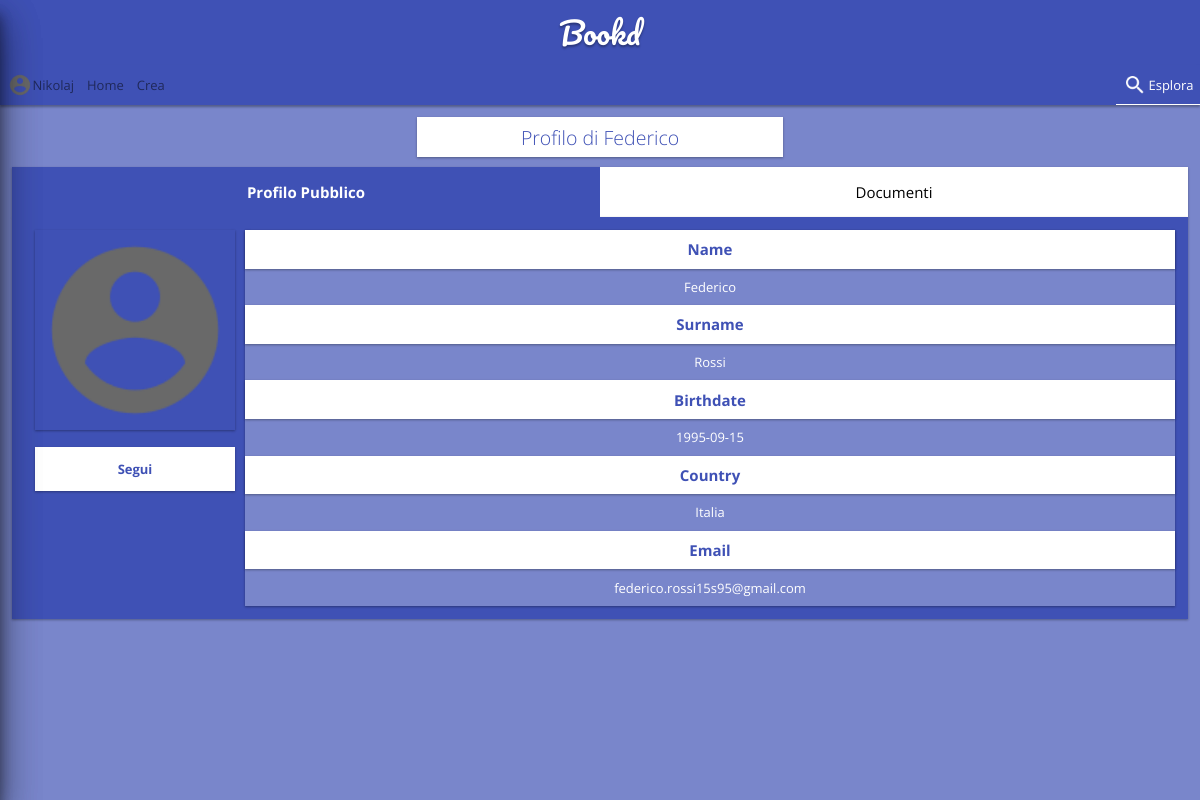
The page /profile.php?id=8 (signed in) on the database its author committed.
### tables this page shows
CREATE TABLE `user` (
  `id` int(11) NOT NULL AUTO_INCREMENT,
  `username` varchar(45) NOT NULL,
  `password` varchar(255) NOT NULL,
  `email` varchar(80) NOT NULL,
  `name` varchar(45) DEFAULT NULL,
  `surname` varchar(45) DEFAULT NULL,
  `birthdate` date DEFAULT NULL,
  `country` varchar(45) DEFAULT NULL,
  `credits` float NOT NULL DEFAULT '0',
  `picture` varchar(255) NOT NULL DEFAULT './img/default.png',
  `role` varchar(45) NOT NULL DEFAULT 'user',
  PRIMARY KEY (`id`),
  UNIQUE KEY `username_UNIQUE` (`username`),
  UNIQUE KEY `email_UNIQUE` (`email`)
);

### php/lib/model/User.php (called while the page is built, shortened)
<?php
class User {
	private $id;
	public function __wakeup() {
		$this->refresh();
	}
	public static function read($id) {
		global $db;
		$stmnt = $db->prepare("SELECT * FROM user WHERE id=?");
		$stmnt->bind_param("i",$id);
		$stmnt->execute();
		$result = $stmnt->get_result();
		$user = $result->fetch_object('User');
		return $user;
	}
	public function __get($field) {
		return $this->$field;
	}
	public function getDocuments() {
		global $db;
		$stmnt = $db->prepare("SELECT * FROM document WHERE author=?");
		$stmnt->bind_param("i",$this->id);
		$stmnt->execute();
		$result = $stmnt->get_result();
		$documents = array();
		while($row = $result->fetch_object('Document')) {
			$row->populate();
			array_push($documents,$row);
		}
		return $documents;
	}
	public function refresh() {
		$usr = User::read($this->id);
	}
}

### php/lib/model/Document.php (called while the page is built, shortened)
<?php
class Document {
	private $id;
	private function getRatings() {
		global $db;
		$stmnt = $db->prepare("SELECT * FROM rating WHERE document=?");
		$stmnt->bind_param("i",$this->id);
		$stmnt->execute();
		$result = $stmnt->get_result();
		$resultVector = toArray($result);
		foreach($resultVector as &$res) {
			$res['user'] = User::read($res['user']);
		}
		return $resultVector;
	}
	public function populate() {
		$this->reviews = $this->getRatings();
	}
}

### php/partials/secured.php (called while the page is built, shortened)
<?php
	session_start();

### profile.php (the view, shortened to what this page needs)
<!DOCTYPE html>
<?php
	require "./php/partials/secured.php";
	$profile = null;
	$self = false;
	if(!isset($_GET['id']) || $_GET['id'] == $user->id) {
		$profile = $user;
		$self = true;
	} else {
		$id = $_GET['id'];
		$profile = User::read($id);
	}
	if($profile) {
		$documents = $profile->getDocuments();
	}
	$following = false;
?>
<html lang="it">
	<?php
		include "./php/partials/header.php";
		include "./php/partials/body.php";
	?>
	<main id="mainFragment">
		<header><h2>Profilo di <?= $profile->name ?></h2></header>
		<article data-fragment data-name="Profilo Pubblico">
			<div class="left">
				<img class="shadow" src="<?= $profile->picture ?>" width="200" alt="no">
				<?php if(!$self && !$following) { ?>
					<a id="follow" onclick="ajaxFollow(this)" data-mate="<?= $profile->id ?>" data-follow="0" class="prettyButton">Segui</a>
				<?php }?>
			</div>
				<dl>
					<dt>Name</dt>
					<dd><?= $profile->name ?></dd>
					<dt>Surname</dt>
					<dd><?= $profile->surname ?></dd>
					<dt>Birthdate</dt>
					<dd><?= $profile->birthdate ?></dd>
					<dt>Country</dt>
					<dd><?= $profile->country ?></dd>
					<dt>Email</dt>
					<dd><?= $profile->email ?></dd>
				</dl>
		</article>
	</main>
	</body>
</html>

### php/partials/body.php (shortened to what this page needs)
<body onload="bodyMain()">
	<header>
		<h1>Bookd</h1>
	</header>
	<nav>
		<ul id="nav">
			<li <?php if($thisUrl == "/profile.php") echo "class='active' " ?> id="picture"><a id="toggleProfile"  href="#"><img src="<?= $user->picture ?>" alt="Profile"><?= " " . $user->username ?></a></li>
			<?php
				foreach ($menuVoices as $name => $address) {
					if($name == "admin" && $user->role != "admin") continue;
					if($name == "modera" && $user->role != "moderator") continue;
					$name = ucfirst($name);
					echo "<li ";
					if($address == $thisUrl) echo "class='active'";
					echo "><a href='.$address' >$name</a></li>";
				}
			?>
			<li class="right" id="searchButton"><a id="toggleSearch" href="#search"><img alt="search" src="./img/search.png" >Esplora</a></li>
		</ul>
	</nav>

### css/style.css (style rules this page uses)
html,body { margin:0; width:100%; height:100%; font-size:13px; background-color:#7986CB; font-family: 'Open Sans', sans-serif; overflow-x:hidden; }
h1,h2,h3,h4,h5,h6 { font-weight:lighter; }
body > header { display:block; background-color: #3F51B5; color:white; height:65px; line-height:65px; }
body > header > h1 { margin:0; width:50%; display: block; margin-left:auto; margin-right:auto; text-align:center; font-family: "Pacifico","sans-serif"; font-size: 30px; text-shadow: 0 2px 3px rgba(0,0,0,0.12), 0 2px 2px rgba(0,0,0,0.24); }
nav { background-color: #3F51B5; overflow-y:auto; width:100%; position:relative; box-shadow: 0 2px 3px rgba(0,0,0,0.12), 0 2px 2px rgba(0,0,0,0.24); }
nav > ul { padding:0; margin:0; list-style:none; }
nav > ul > li { float:left; }
nav > ul > li > a { color:rgba(0,0,0,0.50); display: block; text-decoration: none; padding:0.5em 0.5em; line-height: 2em; transition: color 0.2s ease-in-out; border-bottom:1px solid transparent; }
nav > ul > li.active > a, nav > ul > li > a:hover { color:white; border-bottom:1px solid white; }
nav > ul > li > a > img { float:left; background-color:transparent; height:2em; border-radius: 100%; border: 1px solid transparent; box-sizing:border-box; }
main { background-color:#7986CB; width:100%; height:calc( 100% - 3em - 66px ); padding:1%; box-sizing:border-box; overflow-y:auto; }
main > header { background-color:white; width:30%; margin-left:auto; margin-right:auto; text-align:center; padding:0.5em; box-shadow: 0 1px 3px rgba(0,0,0,0.12), 0 1px 2px rgba(0,0,0,0.24); }
main > header > h2 { margin:0; color:#3F51B5; }
main article { background-color:#3F51B5; box-sizing:border-box; padding:1em; margin:1em; color:white; overflow-y:auto; box-shadow: 0 1px 3px rgba(0,0,0,0.12), 0 1px 2px rgba(0,0,0,0.24); }
.left { display:block; box-sizing:border-box; float:left; margin-left:10px; }
.right { float:right; box-sizing:border-box; }
dl { margin:0; margin-left:10px; float:left; color:black; display:block; width:calc(100% - 220px); color:#3F51B5; box-shadow: 0 1px 3px rgba(0,0,0,0.12), 0 1px 2px rgba(0,0,0,0.24); }
dt { display:block; text-align:center; padding:1%; background-color:white; font-size:15px; font-weight:bolder; position:relative; box-shadow: 0 1px 3px rgba(0,0,0,0.12), 0 1px 2px rgba(0,0,0,0.24); }
dd { margin:0; padding:1%; box-sizing:border-box; text-align:center; background-color:#7986CB; width:100%; color:white; }
.prettyButton { display:block; color:#3F51B5; background-color:white; padding:1em; margin-top:1em; text-align:center; text-decoration:none; font-weight:bolder; box-shadow: 0 1px 3px rgba(0,0,0,0.12), 0 1px 2px rgba(0,0,0,0.24); transition: background-color 0.3s ease-in-out; }
*.fragmentContainer { width:100%; }
.fragmentContainer > *[data-fragment] { margin:0; width:100%; float:none; }
*.shadow { box-shadow: 0 1px 3px rgba(0,0,0,0.12), 0 1px 2px rgba(0,0,0,0.24); }

### rows shown on the page
user: picture (placeholder picture), username "Nikolaj"
user: name "Federico", picture (placeholder picture), surname "Rossi", birthdate "1995-09-15", country "Italia", email "federico.rossi15s95@gmail.com"

### other values the page prints
$name "Home"
$name "Crea"
